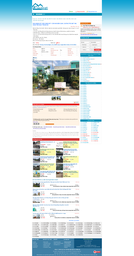
#> input picture images-python/page.png, 134 x 256 px, shrunk from 1920 x 3657 before the run
$ python test.py
#> lines starting #> are read from the running program, lines starting #| are printed output that depends on the picture
from PIL import Image
from PIL import ImageDraw
import sys

# Take the results obtained by running the Vips program (the images separating the webpage into blocks)
# For example take blocks8.png & page.png And place them in the same folder as this script.
# Also, make sure there is a folder called "block_results" in the same folder as this script,
# as there is where the results are saved.

# Make sure you have PIL install (if not, install using pip)

# To run, simply call ` python create_heatmap.py ` to run.


Block_Image = 'blocks10.png'
Original_Image = 'page.png'

sys.setrecursionlimit(10000)

def lerp(a, b, value):
    return a * (1 - value) + b * value


def int(param):
    pass


def scaleImage(image, scale):
    width = round(image.size[0]*scale)
    height = round(image.size[1]*scale)
    return image.resize((width, height), Image.NEAREST)

# marks the whole block in which pixel[i,j] resides
def find_block_of_pixel(pixels, i, j):

    step = 1  # how many pixels away are the neighboring pixels

    if i not in range(0,b_width) or j not in range(0,b_height):
        return

    r, g, b = pixels[i,j]

    if marked[k][i,j] or r>3 or g>3 or b>3:
        return

    # mark the pixel as part of the box number k
    marked[k][i,j] = True
    global_marked[i,j] = True

    # find this pixel in the original image
    ro, go, bo = o_pixels[i,j]

    # how colorful is the pixel? (0 -> grayscale, 255 -> intense color )
    rg = abs(ro - go)
    rb = abs(ro - bo)
    gb = abs(go - bo)
    diff[k] += rg + rb + gb

    # find the top-left, top-right, bottom-left & b-right pixel
    # so that we can generate the box containing this block
    if minx[k]>i: minx[k]=i
    if maxx[k]<i: maxx[k]=i

    if miny[k]>j: miny[k]=j
    if maxy[k]<j: maxy[k]=j

    # check all my neighbouring pixels in the same way
    find_block_of_pixel(pixels, i, j+step)
    find_block_of_pixel(pixels, i, j-step)
    find_block_of_pixel(pixels, i+step, j-step)
    find_block_of_pixel(pixels, i+step, j)
    find_block_of_pixel(pixels, i+step, j+step)
    find_block_of_pixel(pixels, i-step, j-step)
    find_block_of_pixel(pixels, i-step, j)
    find_block_of_pixel(pixels, i-step, j+step)


SCALE_FACTOR = 0.2

# preprocess initial image of web page
original_img = Image.open("./"+Original_Image)
#> original_img is the input picture: PIL image 134x256 RGB; mean R, G, B 223.7, 231.6, 233.4
original_img = scaleImage(original_img, SCALE_FACTOR)
#> in scaleImage, `return image.resize((width, height), Image.NEAREST)`:
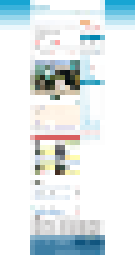
#> returned value: PIL image 27x51 RGB (shown 5 times larger); mean R, G, B 224.7, 232.3, 234

if original_img.mode != 'RGB':
    original_img = original_img.convert('RGB')

o_width = original_img.size[0]
#> o_width = 27
o_height = original_img.size[1]
#> o_height = 51

o_pixels = original_img.load()

#	~	#	~	$	~	$	~	%	~	%

#preprocess image outlining the blocks
blocks_img = Image.open("./"+Block_Image)
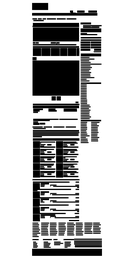
#> input picture images-python/blocks10.png, 134 x 256 px, shrunk from 1920 x 3657 before the run
#> blocks_img is the input picture: PIL image 134x256 RGB; min 0, max 255, mean 191.3

#scale it down so we don't run in stack overflow & it runs faster
blocks_img = scaleImage(blocks_img,  SCALE_FACTOR)
#> call 2 of scaleImage, with scale = 0.2
#> in scaleImage (call 2), `return image.resize((width, height), Image.NEAREST)`:
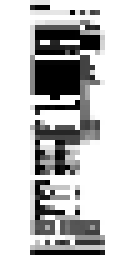
#> returned value: PIL image 27x51 RGB (shown 5 times larger); min 0, max 255, mean 196.1

if blocks_img.mode != 'RGB':
    blocks_img = blocks_img.convert('RGB')

b_width = blocks_img.size[0]
#> b_width = 27
b_height = blocks_img.size[1]
#> b_height = 51

b_pixels = blocks_img.load()

#	~	#	~	$	~	$	~	^	~	^	~	%	~	%

# instantiate a 2D array representing all the pixels of an image,
# all the marked pixels should belong to the same block
global_marked={}
marked=[]
minx=[]
maxx=[]
miny=[]
maxy=[]
diff=[]
mindiff = 1000000000
maxdiff = 0
for k in range (0, 160):
    marked.append({})
    minx.append(10000)
    miny.append(10000)
    maxx.append(0)
    maxy.append(0)
    diff.append(0)
    for i in range(0, b_width):
        for j in range(0, b_height):
            global_marked[i,j] = False
            marked[k][i,j] = False

k=0
maxk=0
all_blocks_image = Image.new('RGBA', (b_width, b_height), (255,255,255,255))
#> all_blocks_image: PIL image 27x51 RGBA; every value is 255

for i in range(0, b_width):
    for j in range(0, b_height):
        if not global_marked[i,j]:
            r, g, b = b_pixels[i,j]
            if r<10 and g<10 and b<10:
                #new_image.load()[i,j] = (255,0,0)

                find_block_of_pixel(b_pixels, i, j)

                #print diff[k]
#> (the run stopped early here; a loop or call above may not have finished)
